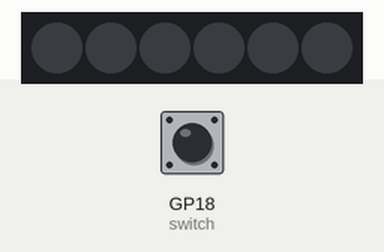
Bench run of a program on a simulated Raspberry Pi Pico running CircuitPython. On the bench: 6 RGB LEDs in strip order, left to right. Inputs (shaded band) come from the test bench; at power-on: GP18 (switch) HIGH. Dim RGB values are drawn brighter than linear; what the program prints to the serial console is not drawn.

Above: at 1.2 s.
1.3 s: GP18 (switch) pulled LOW for 3.2 s
At 5.1 s:
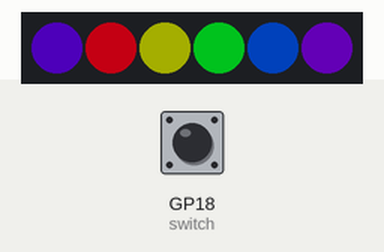
6.0 s: GP18 (switch) pulled LOW for 0.15 s
At 6.9 s:
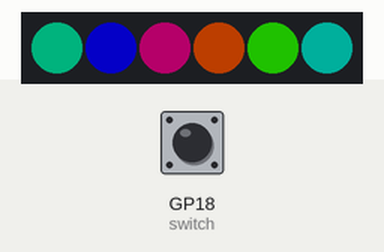
7.6 s: GP18 (switch) pulled LOW for 3.2 s
At 8.35 s:
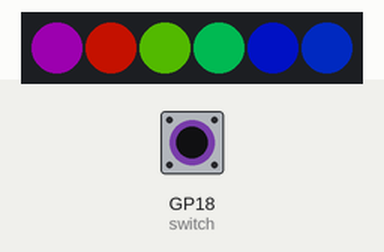
Timing chart, 0 to 11.6 s (numbered marks = the images above; inputs shaded):
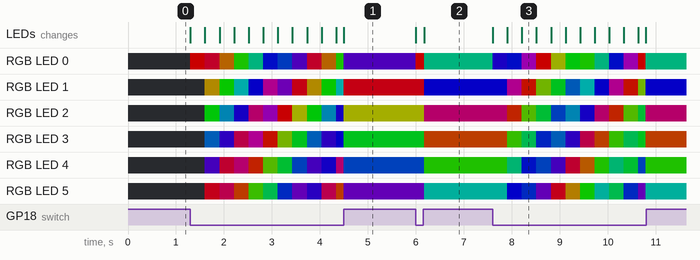

The program:

pushbutton.py
```python
import time, random
import board, neopixel, rainbowio
from digitalio import DigitalInOut, Direction, Pull

num_leds = 6

leds = neopixel.NeoPixel(board.GP19, num_leds, brightness=0.4, auto_write=False )

delta_hue = 256//num_leds
speed = 10  # higher numbers = faster rainbow spinning
i=0

leds.direction = Direction.OUTPUT

switch = DigitalInOut(board.GP18)
switch.direction = Direction.INPUT
switch.pull = Pull.UP


while True:
    # We could also do "led.value = not switch.value"!
    if switch.value:
        print(switch.value)
        leds.value = False
    else:
        print(switch.value)
        leds.value = True
        for l in range(len(leds)):
            leds[l] = rainbowio.colorwheel( int(i*speed + l * delta_hue) % 255  )
            leds.show()  # only write to LEDs after updating them all
            i = (i+1) % 255
            time.sleep(0.01)

    #time.sleep(0.01)  # debounce delay
```

Measured:
- after the input at 6.0 s, RGB LED 0: RGB(30, 0, 72) → RGB(102, 0, 0) at once, → RGB(0, 60, 42) 0.18 s later; RGB LED 1: RGB(92, 0, 9) → RGB(2, 0, 99) after 0.18 s
